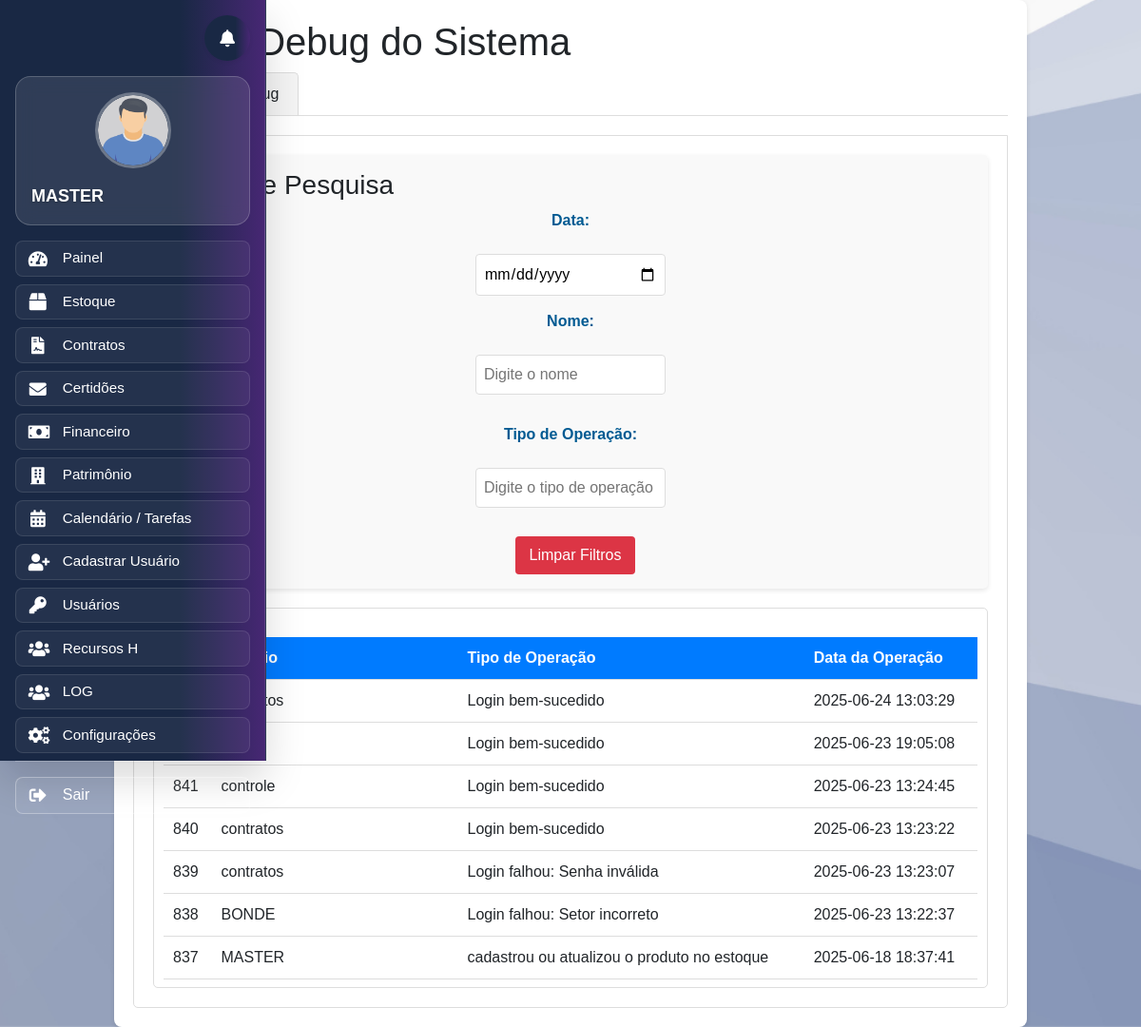
/log.php (signed in), run on the app's committed database.
### tables this page shows
CREATE TABLE `log_eventos` (
  `id` int(11) NOT NULL,
  `matricula` varchar(255) NOT NULL,
  `tipo_operacao` varchar(255) NOT NULL,
  `data_operacao` timestamp NOT NULL DEFAULT current_timestamp()
);

### log.php (the view, shortened to what this page needs)
<?php
include 'banco.php';
$query = "SELECT * FROM log_eventos ORDER BY data_operacao DESC";
$resultado = $con->query($query);
include 'header.php';
?>
<!DOCTYPE html>
<html lang="pt-br">
<head>
    <link rel="stylesheet" href="style.css">
    <link rel="stylesheet" href="./src/style/log.css">
</head>
<body>
    <div class="container">
        <h1>Logs e Debug do Sistema</h1>
        <div class="tabs">
            <div class="tab-button active" data-tab="logs">Logs</div>
            <div class="tab-button" data-tab="debug">Debug</div>
        </div>
        <div class="tab-content active" id="logs">
            <div class="filter-container">
                <h3>Filtros de Pesquisa</h3>
                <form id="filterForm">
                    <label for="data_operacao">Data:</label>
                    <input type="date" id="data_operacao" name="data_operacao">
                    <label for="matricula">Nome:</label>
                    <input type="text" id="matricula" name="matricula" placeholder="Digite o nome">
                    <label for="tipo_operacao">Tipo de Operação:</label>
                    <input type="text" id="tipo_operacao" name="tipo_operacao" placeholder="Digite o tipo de operação">
                    <button type="button" class="btn-clear" id="clearFilters">Limpar Filtros</button>
                </form>
            </div>
            <div class="log-table-container" id="logTableContainer">
                <table id="logTable">
                    <thead>
                        <tr>
                            <th>ID</th>
                            <th>Usuário</th>
                            <th>Tipo de Operação</th>
                            <th>Data da Operação</th>
                        </tr>
                    </thead>
                    <tbody>
                        <?php
                        while ($row = $resultado->fetch_assoc()) {
                            echo "<tr>";
                            echo "<td>" . htmlspecialchars($row['id']) . "</td>";
                            echo "<td>" . htmlspecialchars($row['matricula']) . "</td>";
                            echo "<td>" . htmlspecialchars($row['tipo_operacao']) . "</td>";
                            echo "<td>" . htmlspecialchars($row['data_operacao']) . "</td>";
                            echo "</tr>";
                        }
                        ?>
                    </tbody>
                </table>
            </div>
        </div>
    </div>
</body>
</html>

### src/style/lateral-menu.css (style rules this page uses)
:root { --primary-gradient: linear-gradient(90deg, #192844 67.81%, #472774 100%); --secondary-gradient: linear-gradient(135deg, #472774 0%, #6a4c93 100%); --accent-gradient: linear-gradient(135deg, #667eea 0%, #764ba2 100%); --success-gradient: linear-gradient(135deg, #4facfe 0%, #00f2fe 100%); --warning-gradient: linear-gradient(135deg, #43e97b 0%, #38f9d7 100%); --danger-gradient: linear-gradient(135deg, #fa709a 0%, #fee140 100%); --glass-gradient: linear-gradient(135deg, rgba(255, 255, 255, 0.1) 0%, rgba(255, 255, 255, 0.05) 100%); --primary-color: #192844; --secondary-color: #472774; --accent-color: #667eea; --text-dark: #2d3748; --text-light: #718096; --bg-light: #f7fafc; --bg-white: #ffffff; --border-color: #e2e8f0; --shadow-sm: 0 1px 3px rgba(0, 0, 0, 0.1); --shadow-md: 0 4px 6px rgba(0, 0, 0, 0.1); --shadow-lg: 0 10px 25px rgba(0, 0, 0, 0.15); --shadow-xl: 0 20px 40px rgba(0, 0, 0, 0.2); --border-radius: 12px; --border-radius-sm: 6px; --transition-fast: all 0.2s ease; --transition-smooth: all 0.3s cubic-bezier(0.25, 0.46, 0.45, 0.94); --sidebar-width: 280px; }
* { box-sizing: border-box; }
body { margin: 0; padding: 0; font-family: "Inter", -apple-system, BlinkMacSystemFont, "Segoe UI", Roboto, sans-serif; background-image: url('../img/bk.png'); background-size: cover; background-position: center; background-repeat: no-repeat; overflow-x: hidden; }

### src/style/sino.css (style rules this page uses)
:root { --primary-gradient: linear-gradient(90deg, #192844 67.81%, #472774 100%); --notification-primary: #192844; --notification-secondary: #472774; --notification-accent: #00bcd4; --notification-success: #28a745; --notification-warning: #ffc107; --notification-danger: #dc3545; --notification-white: #ffffff; --notification-light: #f8f9fa; --notification-dark: #343a40; --shadow-sm: 0 2px 8px rgba(0, 0, 0, 0.1); --shadow-md: 0 4px 16px rgba(0, 0, 0, 0.15); --shadow-lg: 0 8px 32px rgba(0, 0, 0, 0.2); --border-radius: 12px; --transition: all 0.3s cubic-bezier(0.4, 0, 0.2, 1); }

### src/style/modal-perfil.css (style rules this page uses)
:root { --primary-gradient: linear-gradient(90deg, #192844 67.81%, #472774 100%); --secondary-gradient: linear-gradient(135deg, #667eea 0%, #764ba2 100%); --success-gradient: linear-gradient(135deg, #4facfe 0%, #00f2fe 100%); --warning-gradient: linear-gradient(135deg, #43e97b 0%, #38f9d7 100%); --danger-gradient: linear-gradient(135deg, #fa709a 0%, #fee140 100%); --accent-gradient: linear-gradient(135deg, #a8edea 0%, #fed6e3 100%); --text-dark: #2d3748; --text-light: #718096; --text-muted: #a0aec0; --bg-white: #ffffff; --bg-light: #f8fafc; --border-color: #e2e8f0; --shadow-sm: 0 2px 4px rgba(0, 0, 0, 0.05); --shadow-md: 0 4px 12px rgba(0, 0, 0, 0.08); --shadow-lg: 0 8px 24px rgba(0, 0, 0, 0.12); --shadow-xl: 0 20px 40px rgba(0, 0, 0, 0.15); --border-radius: 16px; --border-radius-sm: 8px; --transition-fast: all 0.15s ease-out; --transition-normal: all 0.25s ease-out; --transition-slow: all 0.35s ease-out; --easing-natural: cubic-bezier(0.25, 0.46, 0.45, 0.94); --easing-smooth: cubic-bezier(0.4, 0, 0.2, 1); --font-family: "Segoe UI", Tahoma, Geneva, Verdana, sans-serif; }

### RH/crachaa/publico/css/style.css (style rules this page uses)
label { color: #005A92; font-size: bolder; }

### src/style/log.css (style rules this page uses)
.log-table-container { max-height: 500px; overflow-y: auto; border: 1px solid #ccc; padding: 10px; }
table { width: 100%; border-collapse: collapse; }
th, td { padding: 8px; text-align: left; border-bottom: 1px solid #ddd; }
th { background-color: #f2f2f2; }
.filter-container { margin-bottom: 20px; }
.btn-clear { margin-left: 10px; padding: 6px 12px; background-color: #f44336; color: white; border: none; cursor: pointer; }
form { display: flex; flex-direction: column; }
input[type="text"], input[type="email"], textarea, select { padding: 10px; margin-bottom: 15px; border: 1px solid #ddd; border-radius: 4px; font-size: 1rem; width: 100%; box-sizing: border-box; }
body { font-family: Arial, sans-serif; background-color: #f4f4f9; margin: 0; padding: 0; }
.container { margin: 20px auto; width: 80%; background-color: #fff; padding: 20px; border-radius: 8px; box-shadow: 0 2px 5px rgba(0, 0, 0, 0.1); }
table { width: 100%; border-collapse: collapse; margin-top: 20px; }
thead { background-color: #007bff; color: white; }
thead th { padding: 10px; text-align: left; }
tbody tr { border-bottom: 1px solid #ddd; }
tbody td { padding: 10px; text-align: left; }

### data on the page
log_eventos: matricula "contratos", tipo_operacao "Login bem-sucedido", data_operacao "2025-06-24 13:03:29"
log_eventos: tipo_operacao "Login bem-sucedido", data_operacao "2025-06-23 19:05:08"
log_eventos: id "841", matricula "controle", tipo_operacao "Login bem-sucedido", data_operacao "2025-06-23 13:24:45"
log_eventos: id "840", matricula "contratos", tipo_operacao "Login bem-sucedido", data_operacao "2025-06-23 13:23:22"
log_eventos: id "839", matricula "contratos", tipo_operacao "Login falhou: Senha inválida", data_operacao "2025-06-23 13:23:07"
log_eventos: id "838", matricula "BONDE", tipo_operacao "Login falhou: Setor incorreto", data_operacao "2025-06-23 13:22:37"
log_eventos: id "837", matricula "MASTER", tipo_operacao "cadastrou ou atualizou o produto no estoque", data_operacao "2025-06-18 18:37:41"

### other printed values
$username "MASTER"
$item['nome'] "Painel"
$item['nome'] "Estoque"
$item['nome'] "Contratos"
$item['nome'] "Certidões"
$item['nome'] "Financeiro"
$item['nome'] "Patrimônio"
$item['nome'] "Calendário / Tarefas"
$item['nome'] "Cadastrar Usuário"
$item['nome'] "Usuários"
$item['nome'] "Recursos H"
$item['nome'] "LOG"
$item['nome'] "Configurações"
